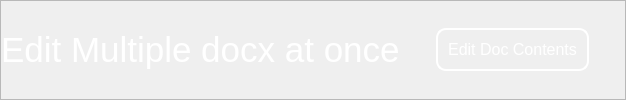
                  <widget class="QFrame" name="frame_16">
                   <property name="minimumSize">
                    <size>
                     <width>0</width>
                     <height>45</height>
                    </size>
                   </property>
                   <property name="frameShape">
                    <enum>QFrame::StyledPanel</enum>
                   </property>
                   <property name="frameShadow">
                    <enum>QFrame::Raised</enum>
                   </property>
                   <layout class="QHBoxLayout" name="horizontalLayout_22">
                    <property name="spacing">
                     <number>36</number>
                    </property>
                    <property name="leftMargin">
                     <number>0</number>
                    </property>
                    <property name="topMargin">
                     <number>0</number>
                    </property>
                    <property name="rightMargin">
                     <number>0</number>
                    </property>
                    <property name="bottomMargin">
                     <number>0</number>
                    </property>
                    <item>
                     <widget class="QLabel" name="label_5">
                      <property name="maximumSize">
                       <size>
                        <width>600</width>
                        <height>16777215</height>
                       </size>
                      </property>
                      <property name="font">
                       <font>
                        <pointsize>26</pointsize>
                       </font>
                      </property>
                      <property name="styleSheet">
                       <string notr="true">color: rgb(255, 255, 255);
background-color: transparent</string>
                      </property>
                      <property name="text">
                       <string>Edit Multiple docx at once</string>
                      </property>
                     </widget>
                    </item>
                    <item>
                     <widget class="QPushButton" name="EditDocContent">
                      <property name="maximumSize">
                       <size>
                        <width>220</width>
                        <height>16777215</height>
                       </size>
                      </property>
                      <property name="font">
                       <font>
                        <pointsize>12</pointsize>
                       </font>
                      </property>
                      <property name="styleSheet">
                       <string notr="true">QPushButton{
	color: white;
	background-color: transparent;
	border: 2px solid white;
	border-radius: 10px;
	padding: 10px;
	text-transform: uppercase;
}

QPushButton:hover{
	background-color: white;
	color: black
}</string>
                      </property>
                      <property name="text">
                       <string>Edit Doc Contents</string>
                      </property>
                     </widget>
                    </item>
                    <item>
                     <widget class="QFrame" name="frame_24">
                      <property name="styleSheet">
                       <string notr="true">background-color: transparent
</string>
                      </property>
                      <property name="frameShape">
                       <enum>QFrame::StyledPanel</enum>
                      </property>
                      <property name="frameShadow">
                       <enum>QFrame::Raised</enum>
                      </property>
                     </widget>
                    </item>
                   </layout>
                  </widget>
